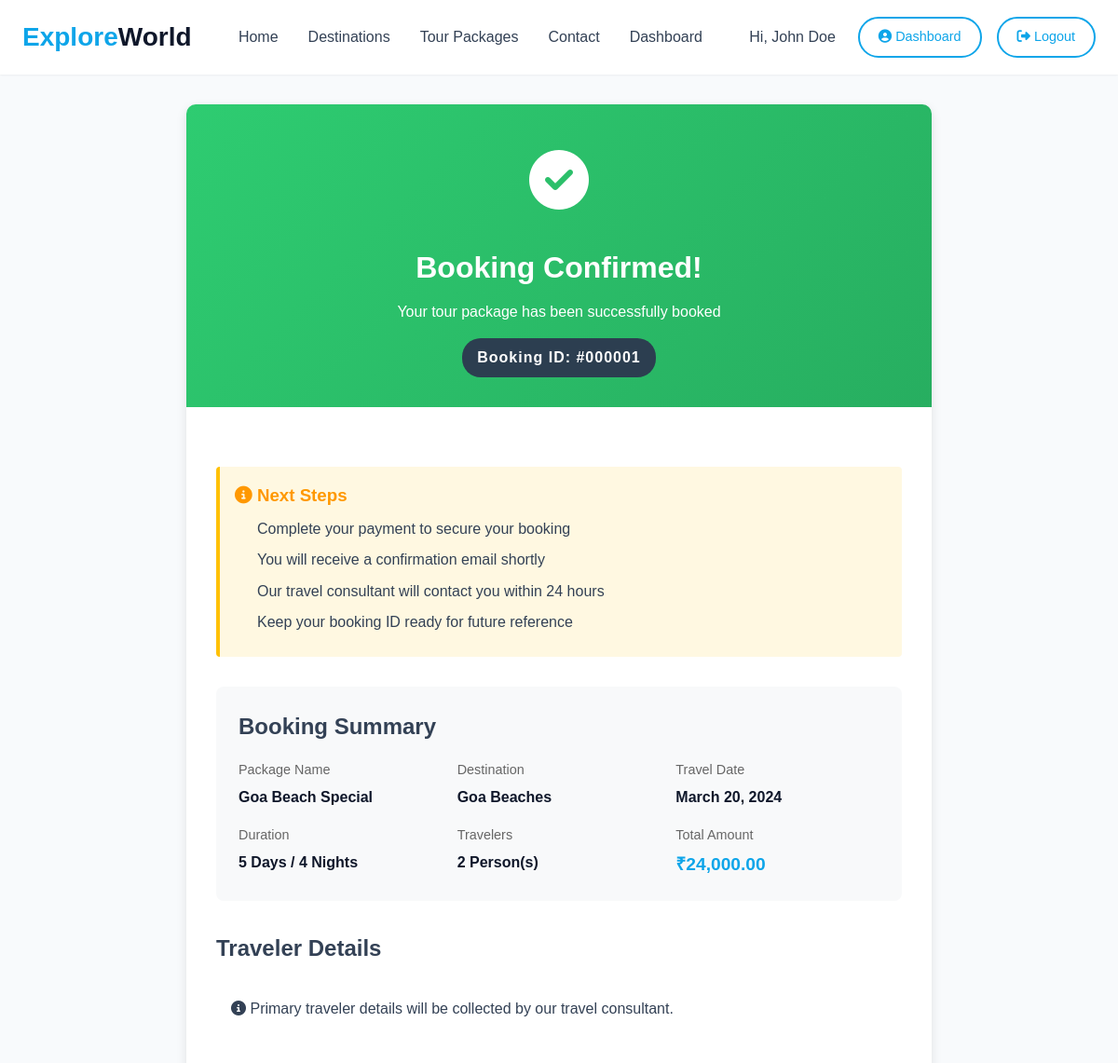
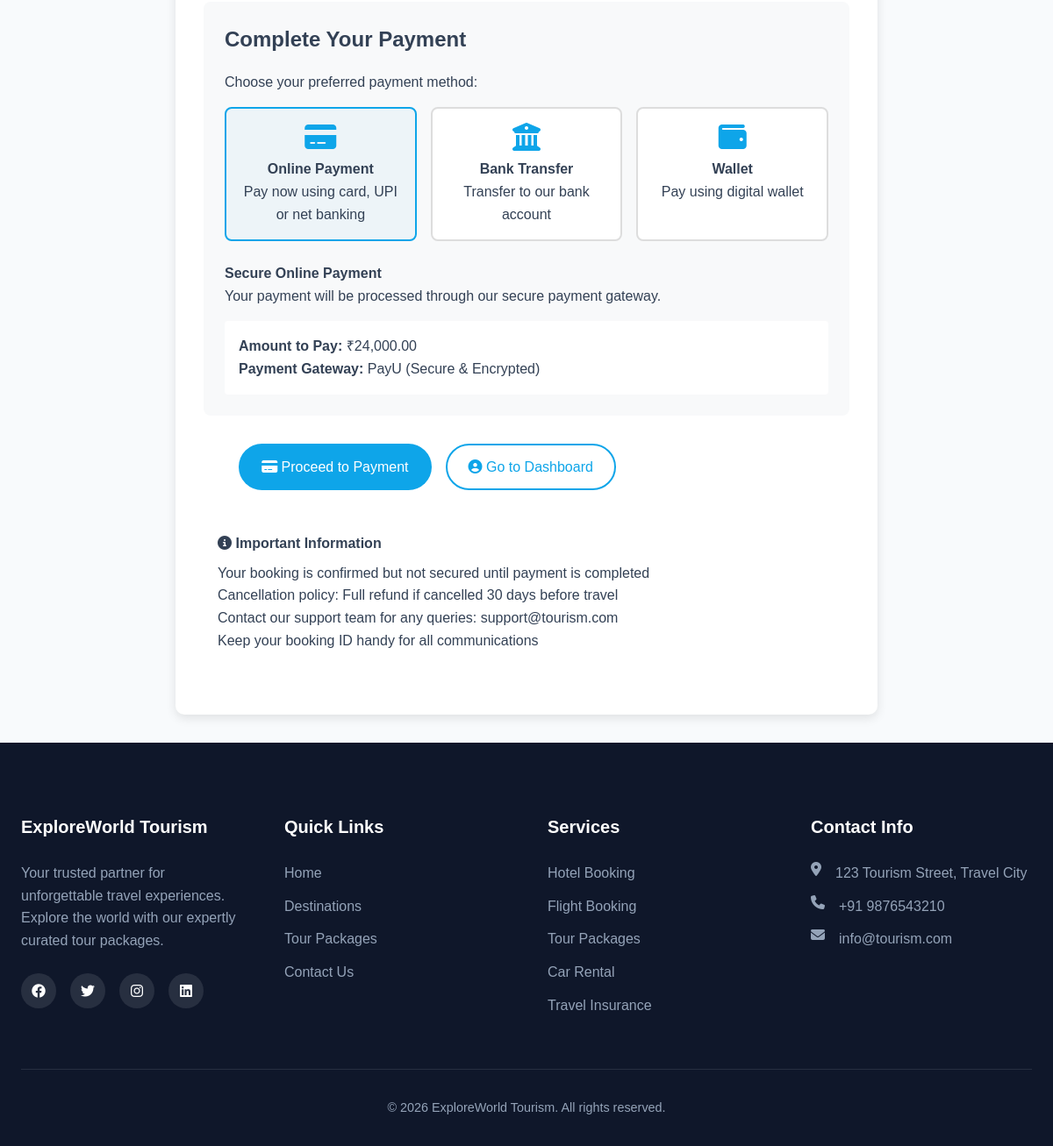
Screenshot of /booking.php?id=1 (signed in) with the database file from the repository (2 pictures, top to bottom).
### tables this page shows
CREATE TABLE bookings (
    booking_id INT PRIMARY KEY AUTO_INCREMENT,
    user_id INT,
    package_id INT,
    booking_date DATE NOT NULL,
    travel_date DATE NOT NULL,
    num_travelers INT NOT NULL,
    total_amount DECIMAL(10,2) NOT NULL,
    special_requests TEXT,
    booking_status ENUM('pending', 'confirmed', 'cancelled', 'completed') DEFAULT 'pending',
    created_at TIMESTAMP DEFAULT CURRENT_TIMESTAMP,
    FOREIGN KEY (user_id) REFERENCES users(user_id) ON DELETE CASCADE,
    FOREIGN KEY (package_id) REFERENCES tour_packages(package_id) ON DELETE CASCADE,
    INDEX idx_user (user_id),
    INDEX idx_package (package_id),
    INDEX idx_status (booking_status),
    INDEX idx_travel_date (travel_date),
    INDEX idx_created (created_at)
);

CREATE TABLE tour_packages (
    package_id INT PRIMARY KEY AUTO_INCREMENT,
    package_name VARCHAR(200) NOT NULL,
    destination_id INT,
    duration_days INT NOT NULL,
    duration_nights INT NOT NULL,
    price_per_person DECIMAL(10,2) NOT NULL,
    discount_price DECIMAL(10,2),
    max_capacity INT NOT NULL,
    current_bookings INT DEFAULT 0,
    featured_image VARCHAR(255),
    overview TEXT,
    highlights TEXT,
    status ENUM('active', 'inactive', 'sold_out') DEFAULT 'active',
    created_at TIMESTAMP DEFAULT CURRENT_TIMESTAMP,
    FOREIGN KEY (destination_id) REFERENCES destinations(destination_id) ON DELETE SET NULL,
    INDEX idx_destination (destination_id),
    INDEX idx_status (status),
    INDEX idx_price (price_per_person),
    INDEX idx_created (created_at)
);

CREATE TABLE destinations (
    destination_id INT PRIMARY KEY AUTO_INCREMENT,
    name VARCHAR(100) NOT NULL,
    country VARCHAR(100) NOT NULL,
    city VARCHAR(100) NOT NULL,
    description TEXT NOT NULL,
    best_time_to_visit VARCHAR(255),
    attractions TEXT,
    featured_image VARCHAR(255),
    gallery_images TEXT,
    status ENUM('active', 'inactive') DEFAULT 'active',
    created_at TIMESTAMP DEFAULT CURRENT_TIMESTAMP,
    INDEX idx_country (country),
    INDEX idx_status (status)
);

### db.php (called while the page is built, shortened)
<?php
class Database {
    private $conn;
    private function connect() {
        try {
            $this->conn = new mysqli(DB_HOST, DB_USER, DB_PASS, DB_NAME);
            $this->conn->set_charset("utf8mb4");
        } catch (Exception $e) {
            die("Database connection error: " . $e->getMessage());
        }
    }
    public function executeQuery($sql) {
        try {
            $result = $this->conn->query($sql);
            return $result;
        } catch (Exception $e) {
            error_log("Query Error: " . $e->getMessage());
            return false;
        }
    }
}
$db = new Database();
?>

### booking.php (the view, shortened to what this page needs)
<?php
require_once '../includes/auth.php';
$booking_id = $_GET['id'] ?? 0;
$user_id = $_SESSION['user_id'];
$sql = "SELECT b.*, p.package_name, p.duration_days, p.duration_nights,
               p.price_per_person, p.discount_price, p.featured_image,
               d.name as destination_name, d.city, d.country
        FROM bookings b
        JOIN tour_packages p ON b.package_id = p.package_id
        JOIN destinations d ON p.destination_id = d.destination_id
        WHERE b.booking_id = '$booking_id' AND b.user_id = '$user_id'";
$result = $db->executeQuery($sql);
$booking = $result->fetch_assoc();
$price = !empty($booking['discount_price']) ? $booking['discount_price'] : $booking['price_per_person'];
$total_amount = $price * $booking['num_travelers'];
?>
<!DOCTYPE html>
<html lang="en">
<head>
    <link rel="stylesheet" href="/online-tourism/assets/css/style.css">
    <link rel="stylesheet" href="https://cdnjs.cloudflare.com/ajax/libs/font-awesome/6.4.0/css/all.min.css">
</head>
<body>
    <?php include '../includes/header.php'; ?>
    <div class="container">
        <div class="booking-confirmation">
            <div class="confirmation-header">
                <div class="confirmation-icon">
                    <i class="fas fa-check-circle"></i>
                </div>
                <h1>Booking Confirmed!</h1>
                <p>Your tour package has been successfully booked</p>
                <div class="booking-id">Booking ID: #<?php echo str_pad($booking['booking_id'], 6, '0', STR_PAD_LEFT); ?></div>
            </div>
            <div class="confirmation-body">
                <div class="next-steps">
                    <h3><i class="fas fa-info-circle"></i> Next Steps</h3>
                    <ul>
                        <li>Complete your payment to secure your booking</li>
                        <li>You will receive a confirmation email shortly</li>
                        <li>Our travel consultant will contact you within 24 hours</li>
                        <li>Keep your booking ID ready for future reference</li>
                    </ul>
                </div>
                <div class="booking-summary">
                    <h2 style="margin-bottom: 1rem;">Booking Summary</h2>
                    <div class="summary-grid">
                        <div class="summary-item">
                            <span class="summary-label">Package Name</span>
                            <span class="summary-value"><?php echo $booking['package_name']; ?></span>
                        </div>
                        <div class="summary-item">
                            <span class="summary-label">Destination</span>
                            <span class="summary-value"><?php echo $booking['destination_name']; ?></span>
                        </div>
                        <div class="summary-item">
                            <span class="summary-label">Travel Date</span>
                            <span class="summary-value"><?php echo date('F d, Y', strtotime($booking['travel_date'])); ?></span>
                        </div>
                        <div class="summary-item">
                            <span class="summary-label">Duration</span>
                            <span class="summary-value"><?php echo $booking['duration_days']; ?> Days / <?php echo $booking['duration_nights']; ?> Nights</span>
                        </div>
                        <div class="summary-item">
                            <span class="summary-label">Travelers</span>
                            <span class="summary-value"><?php echo $booking['num_travelers']; ?> Person(s)</span>
                        </div>
                        <div class="summary-item">
                            <span class="summary-label">Total Amount</span>
                            <span class="summary-value" style="color: var(--primary-color); font-size: 1.2rem;">
                                ₹<?php echo number_format($total_amount, 2); ?>
                            </span>
                        </div>
                    </div>
                </div>
                <div class="traveler-details">
                    <h2 style="margin-bottom: 1rem;">Traveler Details</h2>
                    <div class="alert alert-info">
                        <i class="fas fa-info-circle"></i>
                        Primary traveler details will be collected by our travel consultant.
                    </div>
                </div>
                <div class="payment-options">
                    <h2 style="margin-bottom: 1rem;">Complete Your Payment</h2>
                    <p style="margin-bottom: 1rem;">Choose your preferred payment method:</p>
                    <div class="payment-methods">
                        <div class="payment-method selected" onclick="selectPayment('online')">
                            <i class="fas fa-credit-card"></i>
                            <h4>Online Payment</h4>
                            <p>Pay now using card, UPI or net banking</p>
                        </div>
                        <div class="payment-method" onclick="selectPayment('bank')">
                            <i class="fas fa-university"></i>
                            <h4>Bank Transfer</h4>
                            <p>Transfer to our bank account</p>
                        </div>
                        <div class="payment-method" onclick="selectPayment('wallet')">
                            <i class="fas fa-wallet"></i>
                            <h4>Wallet</h4>
                            <p>Pay using digital wallet</p>
                        </div>
                    </div>
                    <div id="payment-details" style="margin-top: 1.5rem;">
                        <div id="online-payment" class="payment-detail">
                            <h4>Secure Online Payment</h4>
                            <p>Your payment will be processed through our secure payment gateway.</p>
                            <div style="background: white; padding: 1rem; border-radius: 4px; margin-top: 1rem;">
                                <p><strong>Amount to Pay:</strong> ₹<?php echo number_format($total_amount, 2); ?></p>
                                <p><strong>Payment Gateway:</strong> PayU (Secure & Encrypted)</p>
                            </div>
                        </div>
                    </div>
                </div>
                <div class="confirmation-actions">
                    <a href="payment.php?booking_id=<?php echo $booking['booking_id']; ?>" class="btn btn-primary btn-lg">
                        <i class="fas fa-credit-card"></i> Proceed to Payment
                    </a>
                    <a href="../user/dashboard.php" class="btn btn-secondary btn-lg">
                        <i class="fas fa-user-circle"></i> Go to Dashboard
                    </a>
                    <a href="../pages/packages.php" class="btn btn-outline btn-lg">
                        <i class="fas fa-suitcase"></i> Browse More Tours
                    </a>
                </div>
                <div class="alert alert-info" style="margin-top: 2rem;">
                    <h4><i class="fas fa-info-circle"></i> Important Information</h4>
                    <ul style="margin-top: 0.5rem;">
                        <li>Your booking is confirmed but not secured until payment is completed</li>
                        <li>Cancellation policy: Full refund if cancelled 30 days before travel</li>
                        <li>Contact our support team for any queries: support@tourism.com</li>
                        <li>Keep your booking ID handy for all communications</li>
                    </ul>
                </div>
            </div>
        </div>
    </div>
    <?php include '../includes/footer.php'; ?>
</body>
</html>

### style.css (style rules this page uses)
:root { --primary-color: #0ea5e9; --primary-dark: #0284c7; --secondary-color: #6366f1; --accent-color: #f43f5e; --dark-color: #0f172a; --text-color: #334155; --text-light: #64748b; --light-color: #f8fafc; --white: #ffffff; --shadow-sm: 0 1px 2px 0 rgb(0 0 0 / 0.05); --shadow-md: 0 4px 6px -1px rgb(0 0 0 / 0.1), 0 2px 4px -2px rgb(0 0 0 / 0.1); --shadow-lg: 0 10px 15px -3px rgb(0 0 0 / 0.1), 0 4px 6px -4px rgb(0 0 0 / 0.1); --radius: 0.75rem; --transition: all 0.3s cubic-bezier(0.4, 0, 0.2, 1); }
* { margin: 0; padding: 0; box-sizing: border-box; }
body { font-family: 'Poppins', sans-serif; line-height: 1.6; color: var(--text-color); background-color: var(--light-color); }
a { text-decoration: none; color: inherit; transition: var(--transition); }
ul { list-style: none; }
.container { max-width: 1200px; margin: 0 auto; padding: 0 1.5rem; }
.btn { display: inline-block; padding: 0.75rem 1.5rem; border-radius: 50px; font-weight: 500; font-size: 1rem; cursor: pointer; border: 2px solid transparent; transition: var(--transition); }
.btn-primary { background-color: var(--primary-color); color: var(--white); }
.btn-secondary { background-color: var(--white); color: var(--primary-color); border-color: var(--primary-color); }
.btn-outline { border-color: rgba(255, 255, 255, 0.3); color: var(--white); }
.alert { padding: 1rem; border-radius: 0.5rem; margin-bottom: 1.5rem; font-weight: 500; }

### booking.php (style rules this page uses)
.booking-confirmation { max-width: 800px; margin: 2rem auto; background: white; border-radius: 10px; box-shadow: 0 4px 12px rgba(0,0,0,0.1); overflow: hidden; }
.confirmation-header { background: linear-gradient(135deg, #2ecc71, #27ae60); color: white; padding: 2rem; text-align: center; }
.confirmation-icon { font-size: 4rem; margin-bottom: 1rem; }
.confirmation-header h1 { margin-bottom: 0.5rem; }
.confirmation-body { padding: 2rem; }
.booking-summary { background: #f8f9fa; border-radius: 8px; padding: 1.5rem; margin-bottom: 2rem; }
.summary-grid { display: grid; grid-template-columns: repeat(auto-fit, minmax(200px, 1fr)); gap: 1rem; margin-top: 1rem; }
.summary-item { display: flex; flex-direction: column; }
.summary-label { font-size: 0.9rem; color: #666; margin-bottom: 0.3rem; }
.summary-value { font-weight: 600; color: var(--dark-color); }
.traveler-details { margin-bottom: 2rem; }
.payment-options { background: #f8f9fa; border-radius: 8px; padding: 1.5rem; margin-bottom: 2rem; }
.payment-methods { display: grid; grid-template-columns: repeat(auto-fit, minmax(150px, 1fr)); gap: 1rem; margin: 1rem 0; }
.payment-method { background: white; border: 2px solid #ddd; border-radius: 8px; padding: 1rem; text-align: center; cursor: pointer; transition: all 0.3s ease; }
.payment-method:hover, .payment-method.selected { border-color: var(--primary-color); background: rgba(52, 152, 219, 0.05); }
.payment-method i { font-size: 2rem; margin-bottom: 0.5rem; color: var(--primary-color); }
.confirmation-actions { display: flex; gap: 1rem; justify-content: center; margin-top: 2rem; }
.booking-id { background: #2c3e50; color: white; padding: 0.5rem 1rem; border-radius: 20px; font-weight: 600; letter-spacing: 1px; display: inline-block; margin-top: 1rem; }
.next-steps { background: #fff8e1; border-left: 4px solid #ffc107; padding: 1rem; border-radius: 4px; margin: 2rem 0; }
.next-steps h3 { color: #ff9800; margin-bottom: 0.5rem; }
.next-steps ul { margin-left: 1.5rem; }
.next-steps li { margin-bottom: 0.5rem; }

### rows the page displays
bookings: booking_id "000001", package.package_name "Goa Beach Special", destinations.name "Goa Beaches", travel_date "March 20, 2024", package.duration_days "5", package.duration_nights "4", num_travelers "2", total_amount "24,000.00"

### other values shown
$_SESSION['full_name'] "John Doe"
SITE_NAME "ExploreWorld Tourism"
